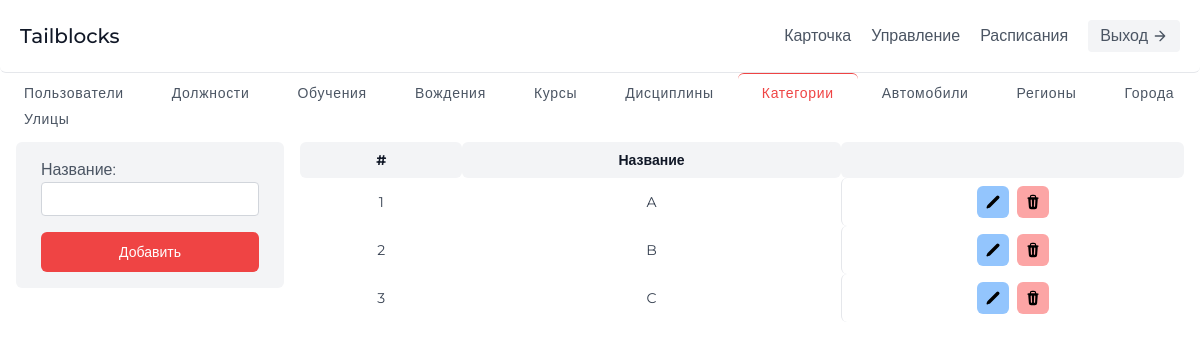
Page /control/categories/ on the committed database.
### app/models.py (models this page shows, shortened)
class Category(models.Model):
    name_category = models.CharField(max_length=155, verbose_name='Название')
    class Meta:
        verbose_name = 'категория'
        verbose_name_plural = 'категории'

### app/views.py (the view)
# urls.py: path('control/categories/', ControlView.categoriesControlPage, name='control-categories'),
    def categoriesControlPage(request):
        categories = Category.objects.all()
        form = WorkerPostCategoryForm(request.POST)
        return render(request, 'worker/control-categories.html', {'categories': categories, 'form': form})

### app/forms.py
class WorkerPostCategoryForm(forms.ModelForm):
    class Meta:
        model = Category
        fields = '__all__'

### templates/worker/control-categories.html (shortened to what this page needs)
{% extends '../base.html' %}
{% load static %}
{% block content %}
	{% block header %}
		{% include './includes/header-2.html' %}
	{% endblock header %}
	<main>
		<section class="text-gray-600 body-font">
			<div class="flex mx-auto flex-wrap mb-4">
				<a
					class="px-6 w-auto justify-center text-sm font-medium inline-flex items-center leading-none border-gray-200 hover:text-gray-900 hover:bg-gray-100 tracking-wider transition-all ease-in-out"
					href="{% url 'control-users' %}"
				>
					Пользователи
				</a>
				<a
					class="px-6 w-auto justify-center text-sm font-medium inline-flex items-center leading-none border-gray-200 hover:text-gray-900 hover:bg-gray-100 tracking-wider transition-all ease-in-out"
					href="{% url 'control-posts' %}"
				>
					Должности
				</a>
				<a
					class="px-6 w-auto justify-center text-sm font-medium inline-flex items-center leading-none border-gray-200 hover:text-gray-900 hover:bg-gray-100 tracking-wider transition-all ease-in-out"
					href="{% url 'control-trainings' %}"
				>
					Обучения
				</a>
				<a
					class="px-6 w-auto justify-center text-sm font-medium inline-flex items-center leading-none border-gray-200 hover:text-gray-900 hover:bg-gray-100 tracking-wider transition-all ease-in-out"
					href="{% url 'control-drivings' %}"
				>
					Вождения
				</a>
				<a
					class="px-6 w-auto justify-center text-sm font-medium inline-flex items-center leading-none border-gray-200 hover:text-gray-900 hover:bg-gray-100 tracking-wider transition-all ease-in-out"
					href="{% url 'control-courses' %}"
				>
					Курсы
				</a>
				<a
					class="px-6 w-auto justify-center text-sm font-medium inline-flex items-center leading-none border-gray-200 hover:text-gray-900 hover:bg-gray-100 tracking-wider transition-all ease-in-out"
					href="{% url 'control-disciplines' %}"
				>
					Дисциплины
				</a>
				<a
					class="w-auto justify-center border-t text-sm px-6 font-medium inline-flex items-center leading-none border-red-500 text-red-500 tracking-wider py-3"
				>
					Категории
				</a>
				<a
					class="px-6 w-auto justify-center text-sm font-medium inline-flex items-center leading-none border-gray-200 hover:text-gray-900 hover:bg-gray-100 tracking-wider transition-all ease-in-out"
					href="{% url 'control-autos' %}"
				>
					Автомобили
				</a>
				<a
					class="px-6 w-auto justify-center text-sm font-medium inline-flex items-center leading-none border-gray-200 hover:text-gray-900 hover:bg-gray-100 tracking-wider transition-all ease-in-out"
					href="{% url 'control-regions' %}"
				>
					Регионы
				</a>
				<a
					class="px-6 w-auto justify-center text-sm font-medium inline-flex items-center leading-none border-gray-200 hover:text-gray-900 hover:bg-gray-100 tracking-wider transition-all ease-in-out"
					href="{% url 'control-cities' %}"
				>
					Города
				</a>
				<a
					class="px-6 w-auto justify-center text-sm font-medium inline-flex items-center leading-none border-gray-200 hover:text-gray-900 hover:bg-gray-100 tracking-wider transition-all ease-in-out"
					href="{% url 'control-streets' %}"
				>
					Улицы
				</a>
			</div>
			<div class="grid grid-cols-4">
				<div class="col-span-1 w-full px-4">
					<form
						method="POST"
						action="/control/category/new/"
						class="w-full items-center p-4 bg-gray-100 grid  items-center justify-center gap-4"
					>
						{% csrf_token %} {{ form.as_div }}
						<button
						class='px-4 rounded-md hover:bg-red-600 py-2.5 text-sm font-medium bg-red-500 text-white'
							type="submit"
						>
							Добавить
						</button>
					</form>
				</div>
				<div class="col-span-3 pr-4 w-full">
					<table class="table-auto w-full">
						<thead class="text-gray-900 w-full font-medium text-sm bg-gray-100">
							<tr class="w-full">
								<th class="px-4 py-2 w-min">#</th>
								<th class="px-4 py-2 w-min">Название</th>
								<th class="px-4 py-2 w-min"></th>
							</tr>
						</thead>
						<tbody class="text-gray-700 text-sm overflow-y-auto">
							{% for item in categories %}
							<tr>
								<td class="px-4 py-2 text-center">{{item.id}}</td>
								<td class="px-4 py-2 text-center">{{item.name_category}}</td>
								<td class="px-2 py-2 flex items-center justify-center gap-2 border-l">
									<a
										class="px-2 py-2 rounded-md inline-flex items-center bg-blue-300 hover:bg-blue-400 justify-center ease-in-out transition-all"
										href='{% url "update-category" item.id %}'
										title="Редактировать"
									>
										<img class="w-4 h-auto text-white" src="{% static 'icons/edit.svg' %}" />
									</a>
									<a
										class="px-2 py-2 rounded-md inline-flex items-center bg-red-300 hover:bg-red-400 justify-center ease-in-out transition-all"
										href='{% url "remove-category" item.id %}'
										title="Удалить"
									>
										<img class="w-4 h-auto" src="{% static 'icons/trash.svg' %}" />
									</a>
								</td>
							</tr>
							{% endfor %}
						</tbody>
					</table>
				</div>
			</div>
		</section>
	</main>
{% endblock content %}

### static/css/styles.css (style rules this page uses)
*, html { margin: 0; padding: 0; }

### rows in the picture
Category: id "1", name_category "A"
Category: id "2", name_category "B"
Category: id "3", name_category "C"
